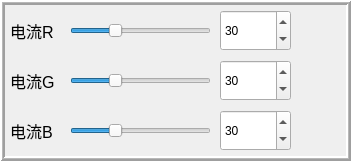
    <widget class="QFrame" name="frame_5">
     <property name="geometry">
      <rect>
       <x>10</x>
       <y>250</y>
       <width>351</width>
       <height>161</height>
      </rect>
     </property>
     <property name="frameShape">
      <enum>QFrame::Box</enum>
     </property>
     <property name="frameShadow">
      <enum>QFrame::Raised</enum>
     </property>
     <property name="lineWidth">
      <number>2</number>
     </property>
     <property name="midLineWidth">
      <number>1</number>
     </property>
     <widget class="QSpinBox" name="redSpinBox">
      <property name="geometry">
       <rect>
        <x>220</x>
        <y>10</y>
        <width>71</width>
        <height>41</height>
       </rect>
      </property>
      <property name="maximum">
       <number>100</number>
      </property>
      <property name="value">
       <number>30</number>
      </property>
     </widget>
     <widget class="QLabel" name="label_14">
      <property name="geometry">
       <rect>
        <x>10</x>
        <y>60</y>
        <width>81</width>
        <height>41</height>
       </rect>
      </property>
      <property name="font">
       <font>
        <family>Arial</family>
        <pointsize>12</pointsize>
       </font>
      </property>
      <property name="text">
       <string>电流G</string>
      </property>
     </widget>
     <widget class="QSlider" name="blueHorizontalSlider">
      <property name="geometry">
       <rect>
        <x>70</x>
        <y>120</y>
        <width>141</width>
        <height>21</height>
       </rect>
      </property>
      <property name="maximum">
       <number>100</number>
      </property>
      <property name="singleStep">
       <number>10</number>
      </property>
      <property name="sliderPosition">
       <number>30</number>
      </property>
      <property name="orientation">
       <enum>Qt::Horizontal</enum>
      </property>
     </widget>
     <widget class="QSpinBox" name="blueSpinBox">
      <property name="geometry">
       <rect>
        <x>220</x>
        <y>110</y>
        <width>71</width>
        <height>41</height>
       </rect>
      </property>
      <property name="maximum">
       <number>100</number>
      </property>
      <property name="value">
       <number>30</number>
      </property>
     </widget>
     <widget class="QLabel" name="label_10">
      <property name="geometry">
       <rect>
        <x>10</x>
        <y>10</y>
        <width>81</width>
        <height>41</height>
       </rect>
      </property>
      <property name="font">
       <font>
        <family>Arial</family>
        <pointsize>12</pointsize>
       </font>
      </property>
      <property name="text">
       <string>电流R</string>
      </property>
     </widget>
     <widget class="QSlider" name="greenHorizontalSlider">
      <property name="geometry">
       <rect>
        <x>70</x>
        <y>70</y>
        <width>141</width>
        <height>21</height>
       </rect>
      </property>
      <property name="maximum">
       <number>100</number>
      </property>
      <property name="sliderPosition">
       <number>30</number>
      </property>
      <property name="orientation">
       <enum>Qt::Horizontal</enum>
      </property>
     </widget>
     <widget class="QSlider" name="redHorizontalSlider">
      <property name="geometry">
       <rect>
        <x>70</x>
        <y>20</y>
        <width>141</width>
        <height>21</height>
       </rect>
      </property>
      <property name="maximum">
       <number>100</number>
      </property>
      <property name="singleStep">
       <number>10</number>
      </property>
      <property name="sliderPosition">
       <number>30</number>
      </property>
      <property name="orientation">
       <enum>Qt::Horizontal</enum>
      </property>
      <property name="invertedAppearance">
       <bool>false</bool>
      </property>
      <property name="invertedControls">
       <bool>false</bool>
      </property>
      <property name="tickPosition">
       <enum>QSlider::NoTicks</enum>
      </property>
      <property name="tickInterval">
       <number>10</number>
      </property>
     </widget>
     <widget class="QLabel" name="label_15">
      <property name="geometry">
       <rect>
        <x>10</x>
        <y>110</y>
        <width>81</width>
        <height>41</height>
       </rect>
      </property>
      <property name="font">
       <font>
        <family>Arial</family>
        <pointsize>12</pointsize>
       </font>
      </property>
      <property name="text">
       <string>电流B</string>
      </property>
     </widget>
     <widget class="QSpinBox" name="greenSpinBox">
      <property name="geometry">
       <rect>
        <x>220</x>
        <y>60</y>
        <width>71</width>
        <height>41</height>
       </rect>
      </property>
      <property name="maximum">
       <number>100</number>
      </property>
      <property name="value">
       <number>30</number>
      </property>
     </widget>
    </widget>
